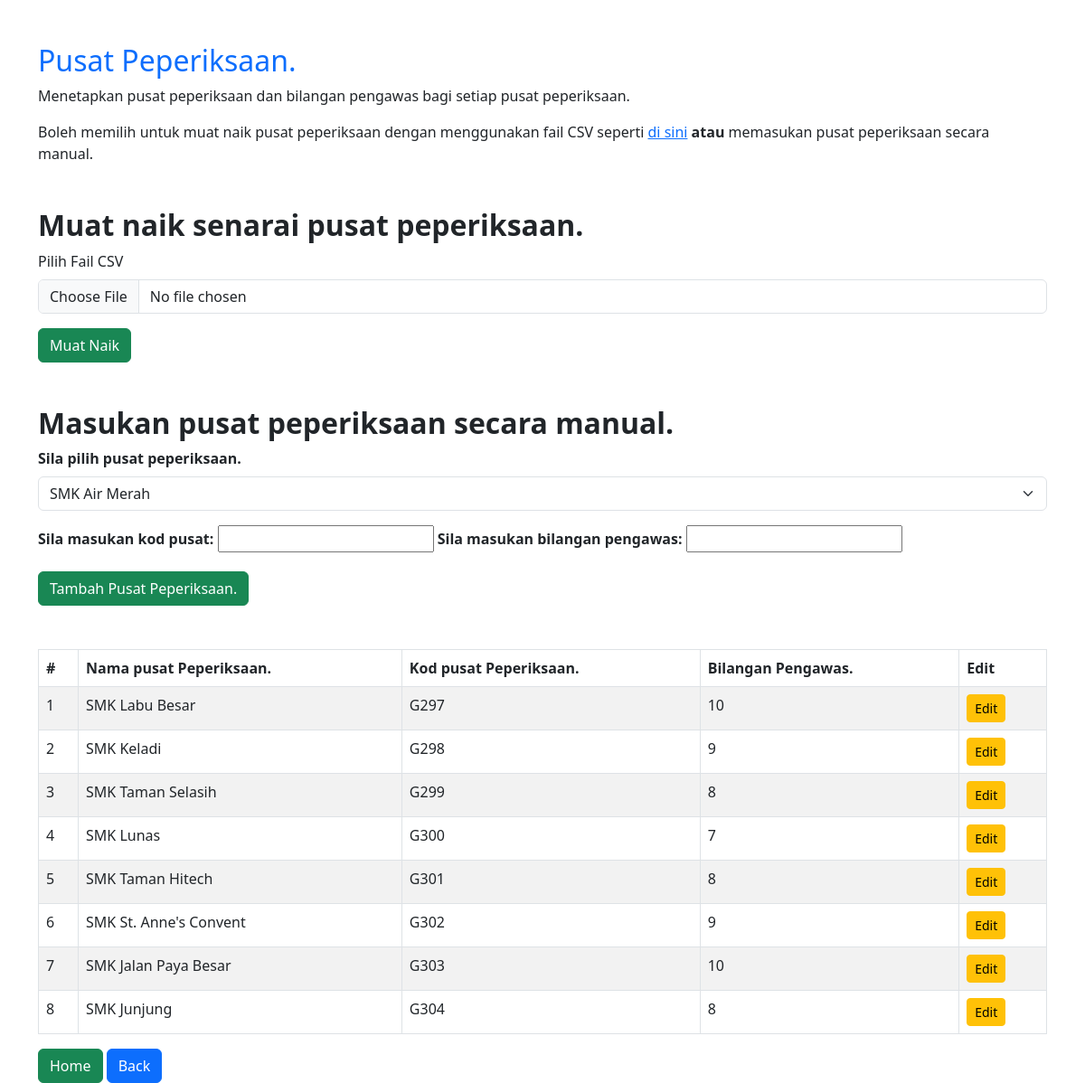
Page /pusat_peperiksaan on the committed database.
### tables this page shows
CREATE TABLE pusat_peperiksaan (
            id_pusat INTEGER PRIMARY KEY AUTOINCREMENT,
            nama_pusat TEXT,
            kod_pusat TEXT,
            bilangan_pengawas INTEGER
        );

### pengawas_exam.py (the view, shortened to what this page needs)
@pengawas.route('/pusat_peperiksaan', methods=['GET', 'POST'])
def add_pusat():
    sekolah = view_details_guru()
    nama_pusat_exam = sekolah[['nama_sekolah']].drop_duplicates()
    pusat_exam_list = nama_pusat_exam.to_dict(orient='records')
    df_pusat_exam = view_pusat_peperiksaan()
    return render_template("tambah_pusat_peperiksaan.html", list_pusat_exam=pusat_exam_list,
                           data_pusat_exam=df_pusat_exam)

### pengawas_exam.py (called while the page is built)
def view_pusat_peperiksaan():
    conn = sqlite3.connect(DB_FILE)
    query_pusat = '''SELECT * FROM pusat_peperiksaan'''
    try:
        data_pusat = pd.read_sql(query_pusat, conn)
    except Exception as e:
        flash(f"Database error: {e}", category='danger')
        data_pusat = pd.DataFrame()
    finally:
        conn.close()
    return data_pusat

def view_details_guru():
    conn = sqlite3.connect(DB_FILE)
    query_guru = '''
        SELECT
            id_guru,
            nom_kp,
            firstname,
            lastname,
            email,
            alamat_rumah,
            nama_sekolah,
            email_sekolah,
            nama_pengetua,
            email_pengetua
        FROM guru
    '''
    try:
        df_guru = pd.read_sql(query_guru, conn)
    except Exception as e:
        flash(message=f"Database error: {e}", category="danger")
        df_guru = pd.DataFrame()
    finally:
        conn.close()
    return df_guru

### templates/tambah_pusat_peperiksaan.html (shortened to what this page needs)
<!DOCTYPE html>
<html lang="ms">
<head>
    <link rel="stylesheet" href="https://cdn.jsdelivr.net/npm/bootstrap@5.3.0/dist/css/bootstrap.min.css">
</head>
<body>
<div class="container mt-5">
    <h2 class="text-primary">Pusat Peperiksaan.</h2>
    <p>Menetapkan pusat peperiksaan dan bilangan pengawas bagi setiap pusat peperiksaan.</p>
    <p>Boleh memilih untuk muat naik pusat peperiksaan dengan menggunakan fail CSV seperti <a href="{{ url_for('static', filename='pusat_peperiksaan.csv') }}">di sini</a> <strong>atau</strong>
        memasukan pusat peperiksaan secara manual.</p>
</div>
<div class="container mt-5">
    <h2><strong>Muat naik senarai pusat peperiksaan.</strong></h2>
    <form action="{{ url_for('upload_pusatExam') }}" method="POST" enctype="multipart/form-data">
        <div class="mb-3">
            <label for="file" class="form-label">Pilih Fail CSV</label>
            <input type="file" class="form-control" name="file" id="file" required>
        </div>
        <button type="submit" class="btn btn-success">Muat Naik</button>
    </form>
</div>
<div class="container mt-5">
    <form action="/pusat_peperiksaan" method="POST">
        <div class="mb-3">
            <h2><strong>Masukan pusat peperiksaan secara manual.</strong></h2>
            <label for guru class="form-label"><strong>Sila pilih pusat peperiksaan.</strong></label>
            <select class="form-select" id="nama_pusat" name="nama_pusat" required>
                {% for row in list_pusat_exam %}
                <option value="{{ row.nama_sekolah }}">
                    {{ row.nama_sekolah }}
                </option>
                {% endfor %}
            </select>
        </div>
        <div class="mb-3">
            <label for kod_pusat class="form-label"><strong>Sila masukan kod pusat:</strong></label>
            <input type="text" id="kod_pusat" name="kod_pusat" required>
            <label for kod_pusat class="form-label"><strong>Sila masukan bilangan pengawas:</strong></label>
            <input type="number" id="bil_pengawas" name="bil_pengawas" required>
        </div>
        <button type="submit" class="btn btn-success">Tambah Pusat Peperiksaan.</button>
    </form>
</div>
<div class="container mt-5">
    <table class="table table-bordered table-striped">
        <thead>
        <tr>
            <th>#</th>
            <th>Nama pusat Peperiksaan.</th>
            <th>Kod pusat Peperiksaan.</th>
            <th>Bilangan Pengawas.</th>
            <th>Edit</th>
        </tr>
        </thead>
        <tbody>
        {% for row in data_pusat_exam.itertuples() %}
        <tr>
            <td>{{ loop.index if loop else index }}</td>
            <td>{{ row.nama_pusat }}</td>
            <td>{{ row.kod_pusat }}</td>
            <td>{{ row.bilangan_pengawas }}</td>
            <td>
                <a href="{{ url_for('edit_pusat', id_pusat=row.id_pusat) }}" class="btn btn-warning btn-sm">Edit</a>
            </td>
        </tr>
        {% endfor %}
        </tbody>
    </table>
</div>
<div class="container mt-3">
    <form action="{{ url_for('home') }}">
        <button type="submit" class="btn btn-success">Home</button>
        <button type="button" class="btn btn-primary" onclick="history.back();">Back</button>
    </form>
</div>
</body>
</html>

### rows in the picture
pusat_peperiksaan: nama_pusat "SMK Labu Besar", kod_pusat "G297", bilangan_pengawas "10"
pusat_peperiksaan: nama_pusat "SMK Keladi", kod_pusat "G298", bilangan_pengawas "9"
pusat_peperiksaan: nama_pusat "SMK Taman Selasih", kod_pusat "G299", bilangan_pengawas "8"
pusat_peperiksaan: nama_pusat "SMK Lunas", kod_pusat "G300", bilangan_pengawas "7"
pusat_peperiksaan: nama_pusat "SMK Taman Hitech", kod_pusat "G301", bilangan_pengawas "8"
pusat_peperiksaan: nama_pusat "SMK St. Anne's Convent", kod_pusat "G302", bilangan_pengawas "9"
pusat_peperiksaan: nama_pusat "SMK Jalan Paya Besar", kod_pusat "G303", bilangan_pengawas "10"
pusat_peperiksaan: nama_pusat "SMK Junjung", kod_pusat "G304", bilangan_pengawas "8"

### other values in the picture
form field nama_pusat "SMK Air Merah"
